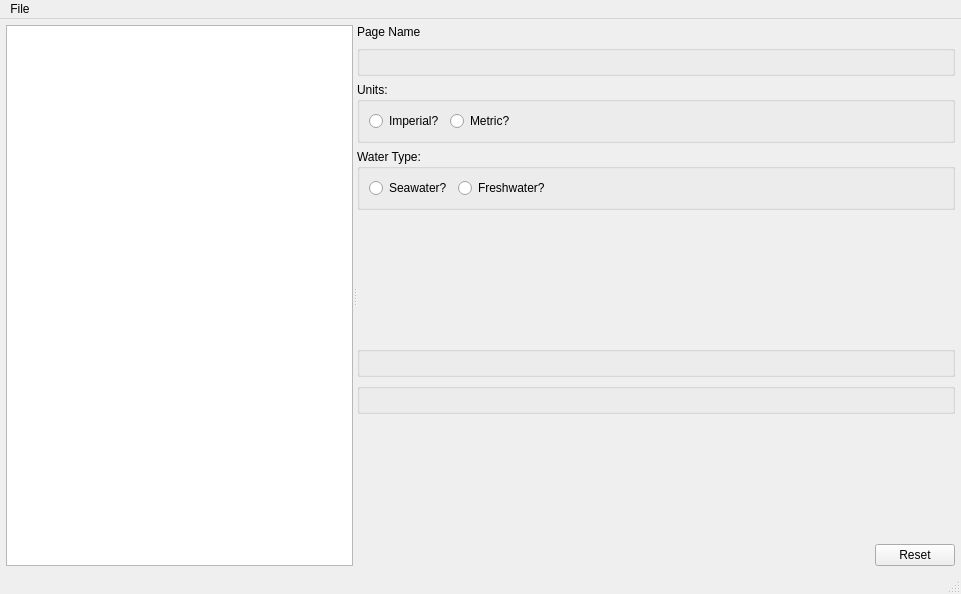
<?xml version="1.0" encoding="UTF-8"?>
<ui version="4.0">
 <class>CMainWindow</class>
 <widget class="QMainWindow" name="CMainWindow">
  <property name="geometry">
   <rect>
    <x>0</x>
    <y>0</y>
    <width>961</width>
    <height>594</height>
   </rect>
  </property>
  <property name="windowTitle">
   <string>SCUBA Calculator</string>
  </property>
  <widget class="QWidget" name="centralwidget">
   <layout class="QVBoxLayout" name="verticalLayout">
    <property name="leftMargin">
     <number>6</number>
    </property>
    <property name="topMargin">
     <number>6</number>
    </property>
    <property name="rightMargin">
     <number>6</number>
    </property>
    <property name="bottomMargin">
     <number>6</number>
    </property>
    <item>
     <widget class="QSplitter" name="splitter">
      <property name="orientation">
       <enum>Qt::Orientation::Horizontal</enum>
      </property>
      <widget class="QTreeWidget" name="whichCalculator">
       <attribute name="headerVisible">
        <bool>false</bool>
       </attribute>
       <column>
        <property name="text">
         <string>Calculator</string>
        </property>
       </column>
      </widget>
      <widget class="QWidget" name="layoutWidget">
       <layout class="QGridLayout" name="gridLayout">
        <item row="0" column="0">
         <widget class="QLabel" name="pageName">
          <property name="text">
           <string>Page Name</string>
          </property>
         </widget>
        </item>
        <item row="5" column="0">
         <widget class="NTowel42::CMathJaxWidget" name="currFormulaWidget">
          <property name="minimumSize">
           <size>
            <width>0</width>
            <height>10</height>
           </size>
          </property>
         </widget>
        </item>
        <item row="7" column="0">
         <spacer name="verticalSpacer">
          <property name="orientation">
           <enum>Qt::Orientation::Vertical</enum>
          </property>
          <property name="sizeHint" stdset="0">
           <size>
            <width>20</width>
            <height>40</height>
           </size>
          </property>
         </spacer>
        </item>
        <item row="8" column="0">
         <layout class="QHBoxLayout" name="horizontalLayout_2">
          <item>
           <spacer name="horizontalSpacer_7">
            <property name="orientation">
             <enum>Qt::Orientation::Horizontal</enum>
            </property>
            <property name="sizeHint" stdset="0">
             <size>
              <width>40</width>
              <height>20</height>
             </size>
            </property>
           </spacer>
          </item>
          <item>
           <widget class="QPushButton" name="reset">
            <property name="text">
             <string>Reset</string>
            </property>
           </widget>
          </item>
         </layout>
        </item>
        <item row="4" column="0">
         <widget class="QStackedWidget" name="stackedWidget">
          <property name="sizePolicy">
           <sizepolicy hsizetype="Preferred" vsizetype="MinimumExpanding">
            <horstretch>0</horstretch>
            <verstretch>0</verstretch>
           </sizepolicy>
          </property>
          <property name="currentIndex">
           <number>-1</number>
          </property>
         </widget>
        </item>
        <item row="3" column="0">
         <widget class="QGroupBox" name="waterGroupBox">
          <property name="title">
           <string>Water Type:</string>
          </property>
          <layout class="QHBoxLayout" name="horizontalLayout_4">
           <item>
            <widget class="QRadioButton" name="seaWater">
             <property name="text">
              <string>Seawater?</string>
             </property>
            </widget>
           </item>
           <item>
            <widget class="QRadioButton" name="freshWater">
             <property name="text">
              <string>Freshwater?</string>
             </property>
            </widget>
           </item>
           <item>
            <spacer name="waterSpacer">
             <property name="orientation">
              <enum>Qt::Orientation::Horizontal</enum>
             </property>
             <property name="sizeHint" stdset="0">
              <size>
               <width>236</width>
               <height>20</height>
              </size>
             </property>
            </spacer>
           </item>
          </layout>
         </widget>
        </item>
        <item row="6" column="0">
         <widget class="NTowel42::CMathJaxWidget" name="currFormulaValueWidget">
          <property name="minimumSize">
           <size>
            <width>0</width>
            <height>10</height>
           </size>
          </property>
         </widget>
        </item>
        <item row="1" column="0">
         <widget class="NTowel42::CMathJaxWidget" name="baseFormulaWidget">
          <property name="minimumSize">
           <size>
            <width>0</width>
            <height>10</height>
           </size>
          </property>
         </widget>
        </item>
        <item row="2" column="0">
         <widget class="QGroupBox" name="unitGroupBox">
          <property name="title">
           <string>Units:</string>
          </property>
          <layout class="QHBoxLayout" name="horizontalLayout_3">
           <item>
            <widget class="QRadioButton" name="imperial">
             <property name="text">
              <string>Imperial?</string>
             </property>
            </widget>
           </item>
           <item>
            <widget class="QRadioButton" name="metric">
             <property name="text">
              <string>Metric?</string>
             </property>
            </widget>
           </item>
           <item>
            <spacer name="unitSpacer">
             <property name="orientation">
              <enum>Qt::Orientation::Horizontal</enum>
             </property>
             <property name="sizeHint" stdset="0">
              <size>
               <width>264</width>
               <height>20</height>
              </size>
             </property>
            </spacer>
           </item>
          </layout>
         </widget>
        </item>
       </layout>
      </widget>
     </widget>
    </item>
   </layout>
  </widget>
  <widget class="QMenuBar" name="menubar">
   <property name="geometry">
    <rect>
     <x>0</x>
     <y>0</y>
     <width>961</width>
     <height>33</height>
    </rect>
   </property>
   <widget class="QMenu" name="menuFile">
    <property name="title">
     <string>File</string>
    </property>
    <addaction name="separator"/>
    <addaction name="actionGenerateAllFormulas"/>
    <addaction name="actionGenerateUpdatedFormulas"/>
    <addaction name="separator"/>
    <addaction name="actionExit"/>
   </widget>
   <addaction name="menuFile"/>
  </widget>
  <widget class="QStatusBar" name="statusbar"/>
  <action name="actionExit">
   <property name="text">
    <string>Exit</string>
   </property>
   <property name="iconText">
    <string>E&amp;xit</string>
   </property>
   <property name="shortcut">
    <string>Alt+F4</string>
   </property>
  </action>
  <action name="actionGenerateAllFormulas">
   <property name="text">
    <string>Generate All Formulas...</string>
   </property>
  </action>
  <action name="actionGenerateUpdatedFormulas">
   <property name="text">
    <string>Generate Updated Formulas...</string>
   </property>
  </action>
 </widget>
 <customwidgets>
  <customwidget>
   <class>NTowel42::CMathJaxWidget</class>
   <extends>QGroupBox</extends>
   <header>T42-Qt6MathJax/include/MathJaxWidget.h</header>
   <container>1</container>
  </customwidget>
 </customwidgets>
 <tabstops>
  <tabstop>whichCalculator</tabstop>
  <tabstop>reset</tabstop>
 </tabstops>
 <resources>
  <include location="MainWindow.qrc"/>
 </resources>
 <connections>
  <connection>
   <sender>actionExit</sender>
   <signal>triggered()</signal>
   <receiver>CMainWindow</receiver>
   <slot>close()</slot>
   <hints>
    <hint type="sourcelabel">
     <x>-1</x>
     <y>-1</y>
    </hint>
    <hint type="destinationlabel">
     <x>500</x>
     <y>332</y>
    </hint>
   </hints>
  </connection>
 </connections>
</ui>
